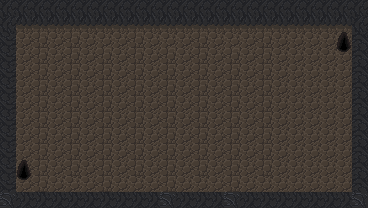

A 2D game scene composited from a Tiled map and its tileset images. What follows is a short description and the map's XML, with every tile layer's data as written:
An orthogonal 23x13 tile map with 16x16 px tiles, 2 tile layers (Tile Layer 1, Tile Layer 2) and 4 objects (player_spawn, level_exit, rock, crate).

<map version="1.10" tiledversion="1.10.2" orientation="orthogonal" renderorder="right-down" width="23" height="13" tilewidth="16" tileheight="16" infinite="0" nextlayerid="4" nextobjectid="9">
 <tileset firstgid="1" source="cave_crawler_v2.tsx" />
 <layer id="1" name="Tile Layer 1" width="23" height="13">
  <data encoding="csv">
95,95,95,95,95,95,95,95,95,95,95,95,95,95,95,95,95,95,95,95,95,95,95,
95,110,110,110,110,110,110,110,110,110,110,110,110,110,110,110,110,110,110,110,110,110,95,
1610612831,61,62,61,62,61,61,61,62,61,61,61,62,61,61,61,62,61,61,61,61,61,2684354655,
1610612831,61,62,61,62,61,62,61,62,61,62,61,62,61,62,61,62,61,61,61,61,61,2684354655,
1610612831,61,62,61,62,61,62,61,62,61,62,61,62,61,62,61,62,61,61,61,61,61,2684354655,
1610612831,61,62,61,62,61,62,61,62,61,62,61,62,61,62,61,62,61,61,61,61,61,2684354655,
1610612831,61,62,61,62,61,62,61,62,61,62,61,62,61,62,61,62,61,61,61,61,61,2684354655,
1610612831,61,62,61,62,61,62,61,62,61,62,61,62,61,62,61,62,61,61,61,61,61,2684354655,
1610612831,61,62,61,62,61,62,61,62,61,62,61,62,61,62,61,62,61,61,61,61,61,2684354655,
1610612831,61,62,61,62,61,62,61,62,61,62,61,62,61,62,61,62,61,61,61,61,61,2684354655,
1610612831,61,62,61,62,61,62,61,62,61,62,61,62,61,62,61,62,61,61,61,61,61,2684354655,
1610612831,61,62,61,61,61,62,61,61,61,62,61,61,61,62,61,61,61,61,61,61,61,2684354655,
96,3221225567,3221225567,3221225567,3221225567,3221225567,3221225567,3221225567,3221225567,3221225567,3221225567,3221225567,3221225567,3221225567,3221225567,3221225567,3221225567,3221225567,3221225567,3221225567,3221225567,3221225567,96
</data>
 </layer>
 <layer id="2" name="Tile Layer 2" width="23" height="13">
  <data encoding="csv">
0,0,0,0,0,0,0,0,0,0,0,0,0,0,0,0,0,0,0,0,0,0,0,
0,0,0,0,0,0,0,0,0,0,0,0,0,0,0,0,0,0,0,0,0,0,0,
0,0,0,0,0,0,0,0,0,0,0,0,0,0,0,0,0,0,0,0,0,66,0,
0,0,0,0,0,0,0,0,0,0,0,0,0,0,0,0,0,0,0,0,0,81,0,
0,0,0,0,0,0,0,0,0,0,0,0,0,0,0,0,0,0,0,0,0,0,0,
0,0,0,0,0,0,0,0,0,0,0,0,0,0,0,0,0,0,0,0,0,0,0,
0,0,0,0,0,0,0,0,0,0,0,0,0,0,0,0,0,0,0,0,0,0,0,
0,0,0,0,0,0,0,0,0,0,0,0,0,0,0,0,0,0,0,0,0,0,0,
0,0,0,0,0,0,0,0,0,0,0,0,0,0,0,0,0,0,0,0,0,0,0,
0,0,0,0,0,0,0,0,0,0,0,0,0,0,0,0,0,0,0,0,0,0,0,
0,66,0,0,0,0,0,0,0,0,0,0,0,0,0,0,0,0,0,0,0,0,0,
0,81,0,0,0,0,0,0,0,0,0,0,0,0,0,0,0,0,0,0,0,0,0,
0,0,0,0,0,0,0,0,0,0,96,0,0,0,96,0,0,0,0,0,0,0,0
</data>
 </layer>
 <objectgroup id="3" name="Object Layer 1">
  <object id="1" name="player_spawn" x="28.0336" y="179.386">
   <point />
  </object>
  <object id="2" name="level_exit" x="343.244" y="42.7313">
   <point />
  </object>
  <object id="4" name="rock" x="337.67" y="48.3049">
   <point />
  </object>
  <object id="7" name="crate" x="291.806" y="133.862">
   <point />
  </object>
 </objectgroup>
</map>
